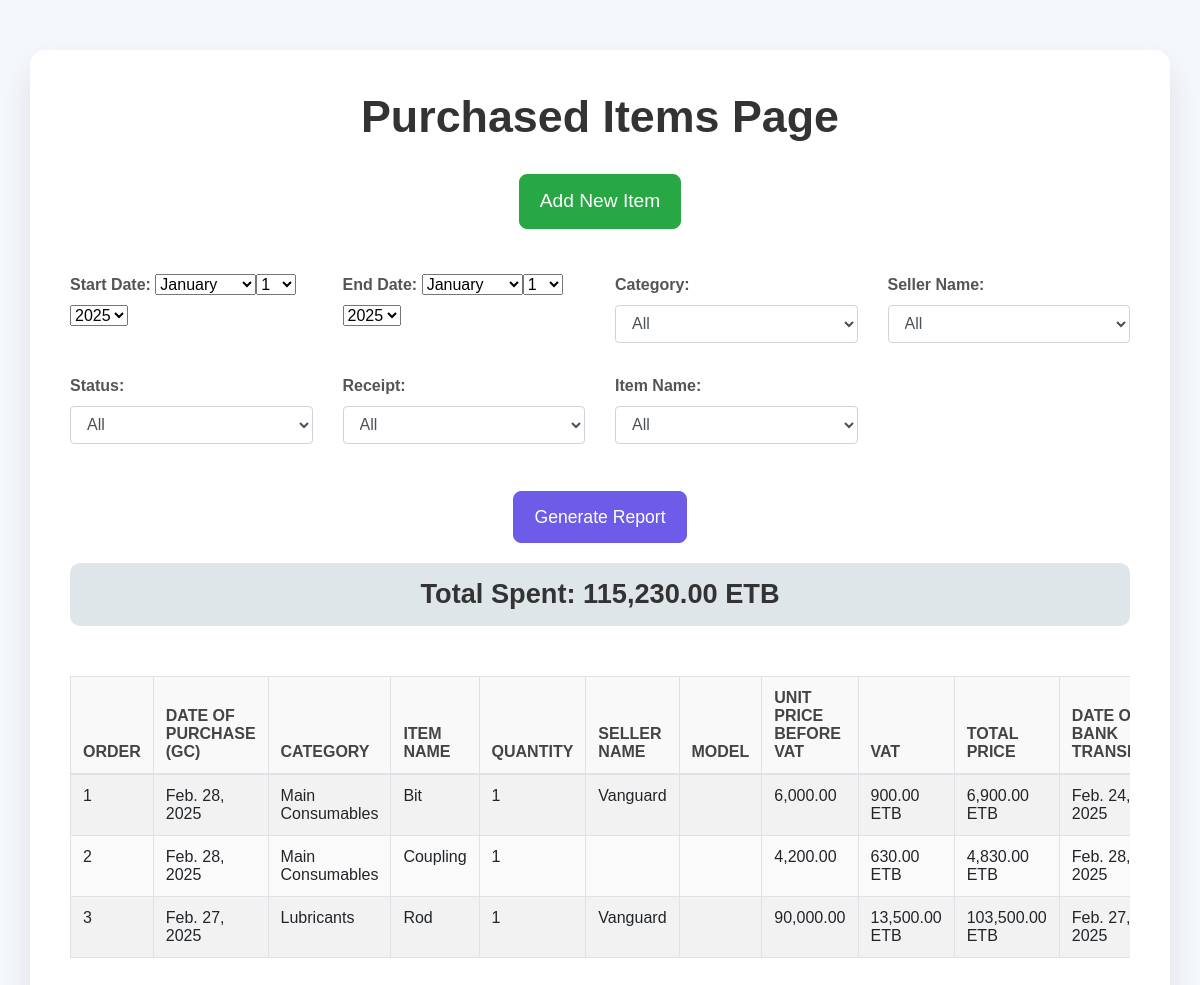
/purchase/report/, run on the app's committed database.
### purchase/models.py (models this page shows, shortened)
class Item(models.Model):
    BANK_CHOICES = [
    ('CBE', 'Commercial Bank of Ethiopia'),
    ('Awash Bank', 'Awash International Bank'),
    ('Dashen Bank', 'Dashen Bank S.C.'),
    ('Bank of Abyssinia', 'Bank of Abyssinia S.C.'),
    ('Wegagen Bank', 'Wegagen Bank S.C.'),
    ('Nib International Bank', 'Nib International Bank S.C.'),
    ('Hibret Bank', 'Hibret Bank S.C.'),
    ('Oromia Bank', 'Oromia Bank S.C.'),
    ('Cooperative Bank of Oromia', 'Cooperative Bank of Oromia'),
    ('Berhan Bank', 'Berhan International Bank S.C.'),
    ('Bunna Bank', 'Bunna International Bank S.C.'),
    ('Zemen Bank', 'Zemen Bank S.C.'),
    ('Enat Bank', 'Enat Bank S.C.'),
    ('Global Bank Ethiopia', 'Global Bank Ethiopia S.C.'),
    ('Addis International Bank', 'Addis International Bank S.C.'),
    ('Abay Bank', 'Abay Bank S.C.'),
    ('Shabelle Bank', 'Shabelle Bank S.C.'),
    ('ZamZam Bank', 'ZamZam Bank S.C.'),
    ('Goh Betoch Bank', 'Goh Betoch Bank S.C.'),
    ('Ahadu Bank', 'Ahadu Bank S.C.'),
    ('Hijra Bank', 'Hijra Bank S.C.'),
    ('Tsehay Bank', 'Tsehay Bank S.C.'),
    ('Siinqee Bank', 'Siinqee Bank S.C.'),
    ('Tsedey Bank', 'Tsedey Bank S.C.'),
    ('Gadaa Bank', 'Gadaa Bank S.C.'),
    ('Amhara Bank', 'Amhara Bank S.C.'),
    ('Rammis Bank', 'Rammis Bank S.C.'),
    ('Siket Bank', 'Siket Bank S.C.'),
    ('Sidama Bank', 'Sidama Bank S.C.'),
    ('Omo Bank', 'Omo Bank S.C.'),
]
    CATEGORY_CHOICES = [
        ('with', 'With'),
        ('without', 'Without'),
    ]
    ITEM_CATEGORY_CHOICES = [
        ('Main Consumables', 'Main Consumables'),
        ('Lubricants', 'Lubricants'),
        ('Service Items', 'Service Items'),
        ('Maintenance Items', 'Maintenance Items'),
    ]
    CATEGORY_NAME_CHOICES = [
        ('Shank', 'Shank'),
        ('Rod', 'Rod'),
        ('Bit', 'Bit'),
        ('Coupling', 'Coupling'),
        ('Liquid consumable', 'Liquid consumable'),
        ('Gas consumable', 'Gas consumable'),
        ('Filter', 'Filter'),
        ('Other', 'Other'),
    ]
    FS_number = models.CharField(max_length=100)  # New field for FS number
    Receipt= models.CharField(max_length=100, choices=CATEGORY_CHOICES)
    item_name = models.CharField(max_length=100, choices=CATEGORY_NAME_CHOICES)  # Updated field name
    custom_item_name = models.CharField(max_length=100, blank = True)  # New field for custom name
    item_category = models.CharField(max_length=50, choices=ITEM_CATEGORY_CHOICES)  # Renamed field for clarity
    payment_type = models.CharField(max_length=100, choices=[('Credit', 'Credit'), ('Paid', 'Paid')])  # New field for payment status
    remark = models.TextField(blank=True, null=True)  # New text field for remarks
    unit_price_before_vat = models.DecimalField(max_digits=10, decimal_places=2)  # Renamed unit price field
    status = models.CharField(max_length=100, choices=[('Finished', 'Finished'), ('Unfinished', 'Unfinished')], blank=True)  # New status field for finished/unfinished
    quantity = models.IntegerField()
    unit = models.CharField(max_length=50, choices=[('Pcs', 'Pcs'), ('Liter', 'Liter'), ('Kg', 'Kg')])
    seller_name = models.CharField(max_length=100, blank=True)
    total_price = models.DecimalField(max_digits=10, decimal_places=2, null=True, blank=True)  # Total price is nullable
    date_of_purchase = models.DateField()
    date_of_bank_transfer = models.DateField(null=True, blank=True)
    serial_number = models.CharField(max_length=100, unique=True, blank=True)
    model = models.CharField(max_length=100, blank=True, null=True)  # Make model optional
    color = models.CharField(max_length=100, blank=True, null=True)
    brand = models.CharField(max_length=50, blank=True)
    Transferred_to_bank_name = models.CharField(max_length=30, choices=BANK_CHOICES, blank=True, null=True)
    Transferred_from_bank_name = models.CharField(max_length=30, choices=BANK_CHOICES, blank=True, null=True)
    Transferred_to_account_number = models.CharField(max_length=100, blank=True, null=True)
    Transferred_from_account_number = models.CharField(max_length=100, blank=True, null=True)
    Transferred_to_receiver_name = models.CharField(max_length=100, blank=True, null=True)
    Transferred_from_sender_name = models.CharField(max_length=100, blank=True, null=True)
    class Meta:
        ordering = ['-date_of_purchase']  # Ensure new purchases are at the top of the report

### purchase/views.py (the view, shortened to what this page needs)
# urls.py: path('report/', views.generate_report, name='generate_report'),
def generate_report(request):
    items = Item.objects.all()
    form = ReportForm(request.GET or None)
    categories = sorted(set(Item.objects.exclude(item_category__isnull=True).values_list('item_category', flat=True)))
    statuses = sorted(set(Item.objects.exclude(status__isnull=True).values_list('status', flat=True)))
    receipts = sorted(set(Item.objects.exclude(Receipt__isnull=True).values_list('Receipt', flat=True)))
    sellers = sorted(set(Item.objects.exclude(seller_name__isnull=True).values_list('seller_name', flat=True)))
    item_names = sorted(set(Item.objects.exclude(item_name__isnull=True).values_list('item_name', flat=True)))
    total_spent = round(items.aggregate(total=Sum('total_price'))['total'] or Decimal(0), 2)
    return render(request, 'purchase/report.html', {
        'items': items,
        'form': form,
        'categories': categories,
        'statuses': statuses,
        'receipts': receipts,
        'sellers': sellers,
        'item_names': item_names,
        'total_spent': total_spent,
    })

### purchase/forms.py
class ReportForm(forms.Form):
    start_date = forms.DateField(
        widget=forms.SelectDateWidget(years=range(2025, 2040)),
        required=True
    )
    end_date = forms.DateField(
        widget=forms.SelectDateWidget(years=range(2025, 2040)),
        required=True
    )
    item_class = forms.ModelChoiceField(
        queryset=Category.objects.all(),
        required=False
    )

### purchase/templates/purchase/report.html (shortened to what this page needs)
{% load static %}
{% load humanize %}
<link rel="stylesheet" href="{% static 'css/styles.css' %}">
<!DOCTYPE html>
<html lang="en">
<head>
    <link href="https://stackpath.bootstrapcdn.com/bootstrap/4.5.2/css/bootstrap.min.css" rel="stylesheet">
    <link href="https://cdnjs.cloudflare.com/ajax/libs/font-awesome/5.15.4/css/all.min.css" rel="stylesheet">
</head>
<body>
    <div class="container">
        <h1>Purchased Items Page</h1>
        <div class="btn-container">
            <a href="{% url 'purchase:add_item' %}" class="btn btn-success mb-4">Add New Item</a>
        </div>
        <form method="GET" class="form-container">
            <div class="row mb-3">
                <div class="col-md-3">
                    <label for="id_start_date">Start Date:</label>
                    {{ form.start_date }}
                </div>
                <div class="col-md-3">
                    <label for="id_end_date">End Date:</label>
                    {{ form.end_date }}
                </div>
                <div class="col-md-3">
                    <label for="id_item_category">Category:</label>
                    <select name="item_category" class="form-control">
                        <option value="">All</option>
                    </select>
                </div>
                <div class="col-md-3">
                    <label for="id_seller_name">Seller Name:</label>
                    <select name="seller_name" class="form-control">
                        <option value="">All</option>
                    </select>
                </div>
            </div>
            <div class="row mb-3">
                <div class="col-md-3">
                    <label for="id_status">Status:</label>
                    <select name="status" class="form-control">
                        <option value="">All</option>
                    </select>
                </div>
                <div class="col-md-3">
                    <label for="id_receipt">Receipt:</label>
                    <select name="receipt" class="form-control">
                        <option value="">All</option>
                    </select>
                </div>
                <div class="col-md-3">
                    <label for="id_item_name">Item Name:</label>
                    <select name="item_name" class="form-control">
                        <option value="">All</option>
                    </select>
                </div>
            </div>
            <div class="text-center mt-3">
                <button type="submit" class="btn btn-primary">Generate Report</button>
            </div>
        </form>
        <h3 class="total-spent">Total Spent: {{ total_spent|floatformat:2|intcomma }} ETB</h3>
        <div class="table-container">
            <table class="table table-bordered table-striped" id="purchasedItemsTable">
                <thead>
                    <tr>
                        <th>Order</th>
                        <th>Date of Purchase (GC)</th>
                        <th>Category</th>
                        <th>Item Name</th>
                        <th>Quantity</th>
                        <th>Seller Name</th>
                        <th>Model</th>
                        <th>Unit Price Before VAT</th>
                        <th>VAT</th>
                        <th>Total Price</th>
                        <th>Date of Bank Transfer</th>
                    </tr>
                </thead>
                <tbody>
                    {% for item in items %}
                    <tr data-toggle="modal" data-target="#itemDetailModal"
                        data-category="{{ item.item_category }}"
                        data-item-name="{{ item.item_name }}"
                        data-quantity="{{ item.quantity }}"
                        data-seller="{{ item.seller_name }}"
                        data-model="{{ item.model }}"
                        data-unit-price="{{ item.unit_price_before_vat|floatformat:2|intcomma }}"
                        data-vat="{{ item.vat|floatformat:2|intcomma }}"
                        data-total="{{ item.total_price|floatformat:2|intcomma }}"
                        data-purchase-date="{{ item.date_of_purchase }}"
                        data-bank-transfer="{{ item.date_of_bank_transfer }}"
                        data-fs-number="{{ item.FS_number }}"
                        data-status="{{ item.status }}"
                        data-receipt="{{ item.Receipt }}"
                        data-payment-type="{{ item.payment_type }}"
                        data-remark="{{ item.remark }}"
                        data-unit="{{ item.unit }}"
                        data-serial-number="{{ item.serial_number }}"
                        data-color="{{ item.color }}"
                        data-brand="{{ item.brand }}"
                        data-transferred-to-bank="{{ item.Transferred_to_bank_name }}"
                        data-transferred-from-bank="{{ item.Transferred_from_bank_name }}"
                        data-transferred-to-account="{{ item.Transferred_to_account_number }}"
                        data-transferred-from-account="{{ item.Transferred_from_account_number }}"
                        data-transferred-to-receiver="{{ item.Transferred_to_receiver_name }}"
                        data-transferred-from-sender="{{ item.Transferred_from_sender_name }}">
                        <td>{{ forloop.counter }}</td>
                        <td>{{ item.date_of_purchase }}</td>
                        <td>{{ item.item_category }}</td>
                        <td>{{ item.item_name }}</td>
                        <td>{{ item.quantity }}</td>
                        <td>{{ item.seller_name }}</td>
                        <td>{{ item.model }}</td>
                        <td>{{ item.unit_price_before_vat|floatformat:2|intcomma }}</td>
                        <td class="vat-value" data-total="{{ item.total_price }}" data-quantity="{{ item.quantity }}" data-unit="{{ item.unit_price_before_vat }}"></td>
                        <td>{{ item.total_price|floatformat:2|intcomma }} ETB</td>
                        <td>{{ item.date_of_bank_transfer }}</td>
                    </tr>
                    {% endfor %}
                </tbody>
            </table>
        </div>
    </div>
</body>
</html>

### purchase/static/css/styles.css (style rules this page uses)
body { font-family: 'Poppins', sans-serif; background-color: #f4f6f9; color: #333; margin: 0; padding: 0; line-height: 1.6; }
.container { max-width: 800px; background-color: #ffffff; padding: 30px; border-radius: 15px; box-shadow: 0 10px 30px rgba(0, 0, 0, 0.1); margin: 50px auto; }
h1, h3 { text-align: center; color: #2d3436; margin-bottom: 20px; font-weight: 600; }
form { display: flex; flex-direction: column; gap: 15px; }
label { font-weight: bold; color: #555; margin-bottom: 5px; }
.form-control { border: 1px solid #ccc; border-radius: 8px; padding: 12px; transition: all 0.3s ease; }
.btn { padding: 12px 20px; font-size: 1rem; border-radius: 8px; transition: background-color 0.3s, transform 0.2s; cursor: pointer; text-align: center; }
.btn-primary { background-color: #6c5ce7; color: white; border: none; }
.btn-success { background-color: #28a745; color: white; border: none; }
table { width: 100%; border-collapse: collapse; margin-top: 20px; }
th, td { padding: 15px; text-align: left; border-bottom: 1px solid #ddd; }
th { background-color: #6c5ce7; color: white; text-transform: uppercase; }
tr:nth-child(even) { background-color: #f9f9f9; }
.total-spent { background-color: #dfe6e9; padding: 15px; border-radius: 10px; font-size: 1.4rem; font-weight: bold; text-align: center; margin: 20px 0; }

### purchase/templates/purchase/report.html (style rules this page uses)
body { font-family: 'Poppins', sans-serif; background-color: #f4f7fc; }
.container { background-color: #ffffff; padding: 40px; border-radius: 15px; box-shadow: 0 15px 30px rgba(0, 0, 0, 0.1); margin-top: 50px; }
h1 { color: #333; font-size: 2.8rem; text-align: center; margin-bottom: 30px; font-weight: bold; }
.btn-success, .btn-primary { padding: 12px 20px; font-size: 1.1rem; border-radius: 8px; transition: background-color 0.3s ease; }
.btn-success { background-color: #28a745; border-color: #28a745; }
.btn-primary { background-color: #6c5ce7; border-color: #6c5ce7; }
.total-spent { font-size: 1.7rem; font-weight: bold; color: #333; margin-bottom: 20px; }
table { width: 100%; margin-top: 30px; border-collapse: collapse; }
th, td { padding: 15px; text-align: left; font-size: 1rem; }
th { background-color: #f9f9f9; color: #444; font-weight: bold; cursor: pointer; }
tr:nth-child(even) { background-color: #fafafa; }
.table-container { margin-top: 20px; overflow-x: auto; }
.btn-container { text-align: center; margin-bottom: 20px; }
.btn-container a { font-size: 1.2rem; }

### data on the page
Item: date_of_purchase "Feb. 28, 2025", item_category "Main Consumables", item_name "Bit", quantity "1", seller_name "Vanguard", unit_price_before_vat "6,000.00", total_price "6,900.00", date_of_bank_transfer "Feb. 24, 2025"
Item: date_of_purchase "Feb. 28, 2025", item_category "Main Consumables", item_name "Coupling", quantity "1", unit_price_before_vat "4,200.00", total_price "4,830.00", date_of_bank_transfer "Feb. 28, 2025"
Item: date_of_purchase "Feb. 27, 2025", item_category "Lubricants", item_name "Rod", quantity "1", seller_name "Vanguard", unit_price_before_vat "90,000.00", total_price "103,500.00", date_of_bank_transfer "Feb. 27, 2025"

### other printed values
{{ total_spent|floatformat:2|intcomma }} "115,230.00"
